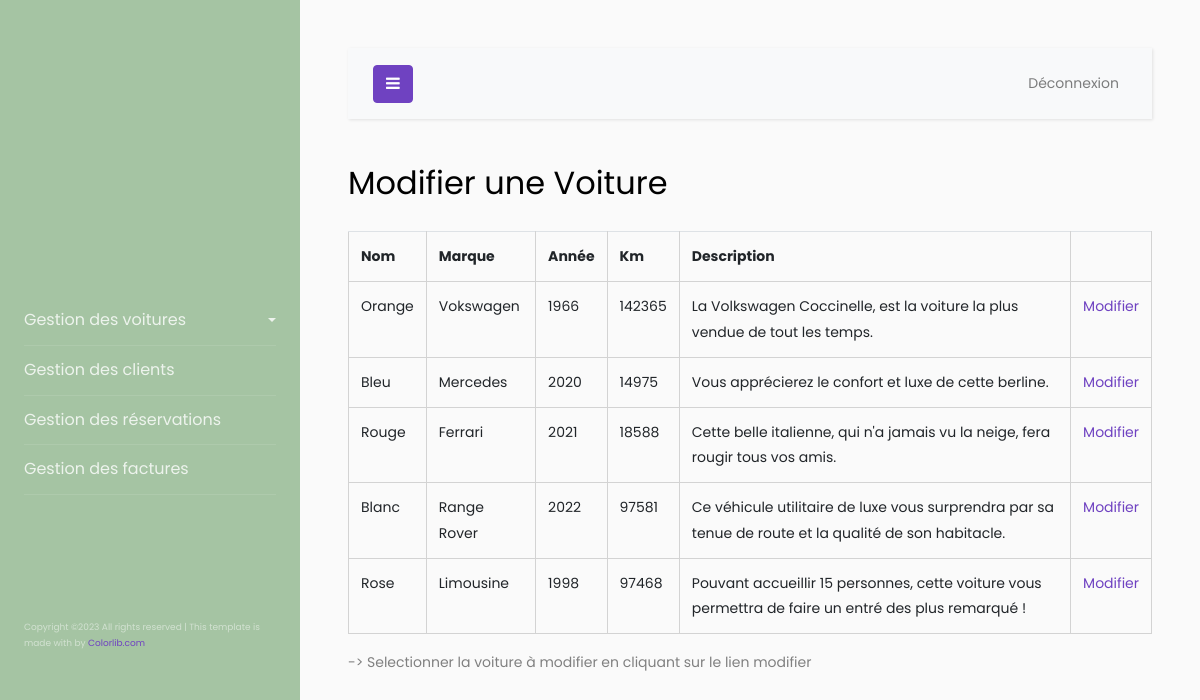
The page /modifierVoiture.php on the database its author committed.
### tables this page shows
CREATE TABLE voiture
(
    idVoiture       SMALLINT NOT NULL AUTO_INCREMENT,
    nomVoiture      VARCHAR(30) NOT NULL,
    marque          VARCHAR(25),
    annee           SMALLINT NOT NULL,
    km              INT NOT NULL,
    description_fr  VARCHAR(150),
    description_en  VARCHAR(150),
    PRIMARY KEY (idVoiture)
);

### librairies/fonctions.lib.php (the view, shortened to what this page needs)
<?php
function AfficherModifierVoiture($bd){
    $req = $bd->prepare("SELECT * FROM voiture;");
    $req->execute();
    $voitures = $req->fetchAll();
    print(" <table id='tableModifierVoiture' class='table'>
                <tr>
                    <th>Nom</th>
                    <th>Marque</th>
                    <th>Année</th>
                    <th>Km</th>
                    <th>Description</th>
                    <th></th>
                </tr>");
    foreach($voitures as $voiture){
        print(" <tr>
                    <td>".$voiture['nomVoiture']."</td>
                    <td>".$voiture['marque']."</td>
                    <td>".$voiture['annee']."</td>
                    <td>".$voiture['km']."</td>
                    <td>".$voiture['description_fr']."</td>
                    <td><a href='modifierVoiture.php?action=modifier&no=".$voiture['idVoiture']."'>Modifier</a></td>
                </tr>");
    }
    print(" </table>
            <p id='aide'>-> Selectionner la voiture à modifier en cliquant sur le lien modifier</p>");
}
?>

### css/monStyle.css (style rules this page uses)
* { box-sizing: border-box; padding: 0; margin: 0; }
body { min-height: 100vh; }
table, table th, table td { border: 1px lightgray solid; }

### rows shown on the page
voiture: nomVoiture "Orange", marque "Vokswagen", annee "1966", km "142365", description_fr "La Volkswagen Coccinelle, est la voiture la plus vendue de tout les temps."
voiture: nomVoiture "Bleu", marque "Mercedes", annee "2020", km "14975", description_fr "Vous apprécierez le confort et luxe de cette berline."
voiture: nomVoiture "Rouge", marque "Ferrari", annee "2021", km "18588", description_fr "Cette belle italienne, qui n'a jamais vu la neige, fera rougir tous vos amis."
voiture: nomVoiture "Blanc", marque "Range Rover", annee "2022", km "97581", description_fr "Ce véhicule utilitaire de luxe vous surprendra par sa tenue de route et la qualité de son habitacle."
voiture: nomVoiture "Rose", marque "Limousine", annee "1998", km "97468", description_fr "Pouvant accueillir 15 personnes, cette voiture vous permettra de faire un entré des plus remarqué !"
